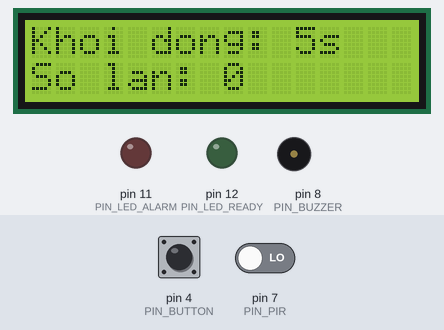
This sketch was run on a simulated Arduino Uno, built with avr-gcc and run on an emulated ATmega328P. Shown: 16×2 character LCD, output pins drawn as LEDs (lit = HIGH), buzzer (waves = sounding). Dashed ring = blinking. The inputs (shaded band) are chosen by the test bench; at power-on: pin 4 (PIN_BUTTON) HIGH, pin 7 (PIN_PIR) LOW. What the sketch prints to the serial monitor is not drawn.

Above: at 1.2 s.
1.3 s: pin 4 (PIN_BUTTON) pulled LOW for 0.15 s
At 1.8 s:
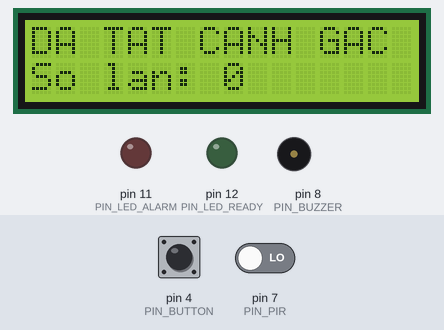
2.9 s: pin 4 (PIN_BUTTON) pulled LOW for 1 s
At 3.9 s:
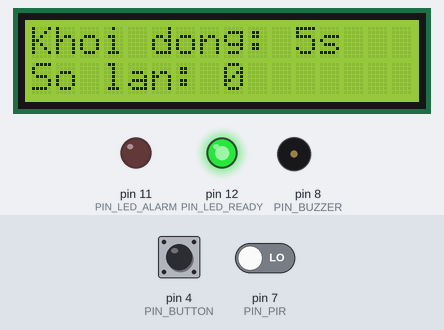
4.5 s: pin 4 (PIN_BUTTON) pulled LOW for 3.2 s
At 5.5 s:
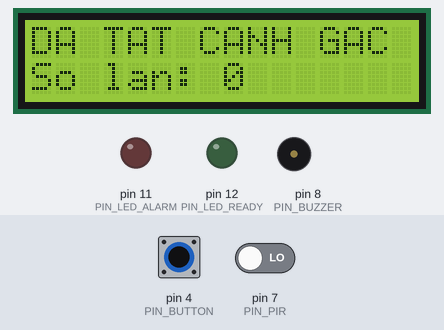
9.2 s: pin 4 (PIN_BUTTON) pulled LOW for 0.15 s
At 14.5 s:
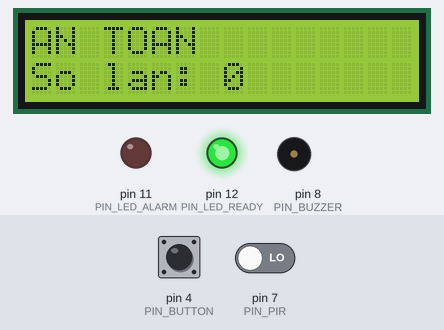
15.7 s: pin 7 (PIN_PIR) driven HIGH
At 16.61 s:
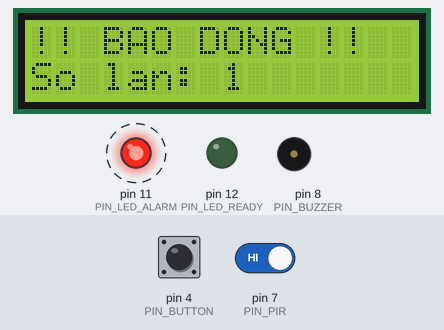
Timing chart, 0 to 21.5 s (numbered marks = the images above; inputs shaded):
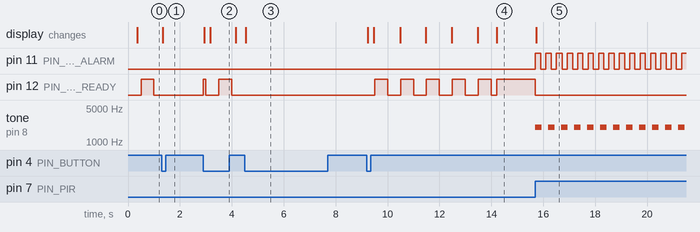

Measured:
- after the input at 1.3 s, pin 12 (PIN_LED_READY): stays LOW (without the input it goes to HIGH after 0.20 s); the display: changes at once (image 1)
- after the input at 2.9 s, pin 12 (PIN_LED_READY): LOW → HIGH at once, → LOW 0.10 s later, → HIGH 0.50 s later, → LOW 0.50 s later; the display: first changes at once (image 2 shows a later state)
- after the input at 4.5 s, pin 12 (PIN_LED_READY): stops changing and stays LOW; the display: changes at once (image 3)
- after the input at 9.2 s, pin 12 (PIN_LED_READY): goes 4 × (HIGH 0.50 s, LOW 0.50 s), HIGH 0.50 s, LOW 0.20 s, then HIGH, starting after 0.30 s; the display: first changes at once (image 4 shows a later state)
- after the input at 15.7 s, pin 11 (PIN_LED_ALARM): alternates HIGH for 0.20 s and LOW for 0.20 s, starting at once; pin 12 (PIN_LED_READY): HIGH → LOW at once; tone on pin 8 (PIN_BUZZER): alternates 2000 Hz for 0.25 s and silent for 0.25 s, starting at once; the display: changes at once (image 5)

The sketch:

sketch.ino
```cpp
#include <Wire.h>
#include <LiquidCrystal_I2C.h>

// ---------------- Khai báo chân ----------------
const uint8_t PIN_PIR       = 7;
const uint8_t PIN_LED_ALARM = 11;   // LED đỏ
const uint8_t PIN_LED_READY = 12;   // LED xanh
const uint8_t PIN_BUZZER    = 8;
const uint8_t PIN_BUTTON    = 4;

// ---------------- Hằng số thời gian ----------------
const unsigned long WARMUP_MS   = 5000UL;   // thực tế nên để 30000 (30 giây)
const unsigned long ALARM_MS    = 5000UL;   // giữ báo động 5 giây
const unsigned long BEEP_MS     = 250UL;    // chu kỳ bật/tắt còi
const unsigned long BLINK_MS    = 200UL;    // chu kỳ nháy LED đỏ
const unsigned long DEBOUNCE_MS = 50UL;     // chống dội phím

// ---------------- Đối tượng LCD ----------------
LiquidCrystal_I2C lcd(0x27, 16, 2);

// ---------------- Biến trạng thái ----------------
enum SystemState { WARMUP, READY, ALARM, DISARMED };
SystemState state = WARMUP;

unsigned long tState    = 0;   // mốc thời gian vào trạng thái hiện tại
unsigned long tBeep     = 0;
unsigned long tBlink    = 0;
unsigned long tButton   = 0;
unsigned long tLcd      = 0;

bool beepOn    = false;
bool blinkOn   = false;
bool lastBtn   = HIGH;
int  lastPir   = LOW;
unsigned int  detectCount = 0;

// ============================================================
void setup() {
  pinMode(PIN_PIR, INPUT);
  pinMode(PIN_LED_ALARM, OUTPUT);
  pinMode(PIN_LED_READY, OUTPUT);
  pinMode(PIN_BUZZER, OUTPUT);
  pinMode(PIN_BUTTON, INPUT_PULLUP);   // nút nối xuống GND

  Serial.begin(9600);
  Serial.println(F("=== HE THONG BAO DONG PIR ==="));

  lcd.init();
  lcd.backlight();
  lcd.setCursor(0, 0);
  lcd.print(F("  CAM BIEN PIR  "));
  lcd.setCursor(0, 1);
  lcd.print(F("Khoi dong...    "));

  tState = millis();
}

// ============================================================
void loop() {
  unsigned long now = millis();

  docNutNhan(now);
  xuLyTrangThai(now);
  capNhatNgoRa(now);
  capNhatLCD(now);
}

// ------------------------------------------------------------
// Đọc nút nhấn: chuyển qua lại giữa canh gác và tắt báo động
void docNutNhan(unsigned long now) {
  bool btn = digitalRead(PIN_BUTTON);
  if (btn != lastBtn && now - tButton > DEBOUNCE_MS) {
    tButton = now;
    if (btn == LOW) {                 // vừa nhấn xuống
      if (state == DISARMED) {
        doiTrangThai(WARMUP, now);
        Serial.println(F("[NUT] Bat lai che do canh gac"));
      } else {
        doiTrangThai(DISARMED, now);
        Serial.println(F("[NUT] Tat che do canh gac"));
      }
    }
    lastBtn = btn;
  }
}

// ------------------------------------------------------------
// Máy trạng thái chính
void xuLyTrangThai(unsigned long now) {
  int pir = digitalRead(PIN_PIR);

  switch (state) {

    case WARMUP:
      if (now - tState >= WARMUP_MS) {
        doiTrangThai(READY, now);
        Serial.println(F("[HE THONG] San sang canh gac"));
      }
      break;

    case READY:
      // Bắt sườn lên: chỉ tính 1 lần khi PIR vừa chuyển LOW -> HIGH
      if (pir == HIGH && lastPir == LOW) {
        detectCount++;
        doiTrangThai(ALARM, now);
        Serial.print(F("[CANH BAO] Phat hien chuyen dong! Lan thu "));
        Serial.println(detectCount);
      }
      break;

    case ALARM:
      // Còn chuyển động thì gia hạn thời gian báo động
      if (pir == HIGH) {
        tState = now;
      } else if (now - tState >= ALARM_MS) {
        doiTrangThai(READY, now);
        Serial.println(F("[HE THONG] Khu vuc an toan"));
      }
      break;

    case DISARMED:
      break;
  }

  lastPir = pir;
}

// ------------------------------------------------------------
void doiTrangThai(SystemState s, unsigned long now) {
  state  = s;
  tState = now;
  tLcd   = 0;          // ép cập nhật LCD ngay
}

// ------------------------------------------------------------
// Điều khiển LED và còi
void capNhatNgoRa(unsigned long now) {
  if (state == ALARM) {
    digitalWrite(PIN_LED_READY, LOW);

    if (now - tBlink >= BLINK_MS) {         // nháy LED đỏ
      tBlink = now;
      blinkOn = !blinkOn;
      digitalWrite(PIN_LED_ALARM, blinkOn);
    }

    if (now - tBeep >= BEEP_MS) {           // còi kêu ngắt quãng
      tBeep = now;
      beepOn = !beepOn;
      if (beepOn) tone(PIN_BUZZER, 2000);
      else        noTone(PIN_BUZZER);
    }
  }
  else {
    noTone(PIN_BUZZER);
    beepOn = false;
    digitalWrite(PIN_LED_ALARM, LOW);
    // LED xanh sáng khi đang canh gác, nháy chậm khi warm-up, tắt khi DISARMED
    if (state == READY) {
      digitalWrite(PIN_LED_READY, HIGH);
    } else if (state == WARMUP) {
      digitalWrite(PIN_LED_READY, (now / 500) % 2);
    } else {
      digitalWrite(PIN_LED_READY, LOW);
    }
  }
}

// ------------------------------------------------------------
// Hiển thị LCD (cập nhật 250 ms/lần để tránh nhấp nháy)
void capNhatLCD(unsigned long now) {
  if (now - tLcd < 250 && tLcd != 0) return;
  tLcd = now;

  lcd.setCursor(0, 0);
  switch (state) {
    case WARMUP: {
      unsigned long conLai = (WARMUP_MS - (now - tState)) / 1000 + 1;
      lcd.print(F("Khoi dong: "));
      lcd.print(conLai);
      lcd.print(F("s  "));
      break;
    }
    case READY:    lcd.print(F("AN TOAN         ")); break;
    case ALARM:    lcd.print(F("!! BAO DONG !!  ")); break;
    case DISARMED: lcd.print(F("DA TAT CANH GAC ")); break;
  }

  lcd.setCursor(0, 1);
  lcd.print(F("So lan: "));
  lcd.print(detectCount);
  lcd.print(F("        "));
}
```
